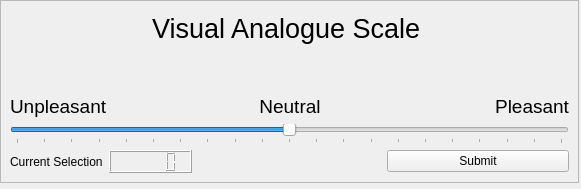
<?xml version="1.0" encoding="UTF-8"?>
<ui version="4.0">
 <class>Form</class>
 <widget class="QWidget" name="Form">
  <property name="geometry">
   <rect>
    <x>0</x>
    <y>0</y>
    <width>581</width>
    <height>189</height>
   </rect>
  </property>
  <property name="windowTitle">
   <string>Form</string>
  </property>
  <property name="windowIcon">
   <iconset>
    <normaloff>img2.png</normaloff>img2.png</iconset>
  </property>
  <widget class="QFrame" name="frame">
   <property name="geometry">
    <rect>
     <x>0</x>
     <y>0</y>
     <width>579</width>
     <height>183</height>
    </rect>
   </property>
   <property name="frameShape">
    <enum>QFrame::StyledPanel</enum>
   </property>
   <property name="frameShadow">
    <enum>QFrame::Raised</enum>
   </property>
   <layout class="QGridLayout" name="gridLayout_2">
    <item row="3" column="0">
     <layout class="QHBoxLayout" name="horizontalLayout">
      <item>
       <widget class="QLabel" name="label_5">
        <property name="text">
         <string>Current Selection</string>
        </property>
       </widget>
      </item>
      <item>
       <widget class="QLCDNumber" name="lcdNumber"/>
      </item>
     </layout>
    </item>
    <item row="2" column="0" colspan="3">
     <layout class="QGridLayout" name="gridLayout">
      <item row="0" column="1">
       <widget class="QLabel" name="label">
        <property name="font">
         <font>
          <pointsize>20</pointsize>
         </font>
        </property>
        <property name="text">
         <string>Visual Analogue Scale </string>
        </property>
       </widget>
      </item>
      <item row="3" column="0" colspan="3">
       <widget class="QSlider" name="horizontalSlider">
        <property name="minimum">
         <number>-10</number>
        </property>
        <property name="maximum">
         <number>10</number>
        </property>
        <property name="orientation">
         <enum>Qt::Horizontal</enum>
        </property>
        <property name="tickPosition">
         <enum>QSlider::TicksBelow</enum>
        </property>
        <property name="tickInterval">
         <number>1</number>
        </property>
       </widget>
      </item>
      <item row="2" column="1">
       <widget class="QLabel" name="label_4">
        <property name="sizePolicy">
         <sizepolicy hsizetype="Preferred" vsizetype="Fixed">
          <horstretch>0</horstretch>
          <verstretch>0</verstretch>
         </sizepolicy>
        </property>
        <property name="font">
         <font>
          <pointsize>14</pointsize>
         </font>
        </property>
        <property name="text">
         <string>Neutral</string>
        </property>
        <property name="alignment">
         <set>Qt::AlignHCenter|Qt::AlignTop</set>
        </property>
       </widget>
      </item>
      <item row="2" column="2">
       <widget class="QLabel" name="label_3">
        <property name="font">
         <font>
          <pointsize>14</pointsize>
         </font>
        </property>
        <property name="text">
         <string>Pleasant</string>
        </property>
        <property name="alignment">
         <set>Qt::AlignRight|Qt::AlignTop|Qt::AlignTrailing</set>
        </property>
       </widget>
      </item>
      <item row="2" column="0">
       <widget class="QLabel" name="label_2">
        <property name="font">
         <font>
          <pointsize>14</pointsize>
         </font>
        </property>
        <property name="text">
         <string>Unpleasant</string>
        </property>
        <property name="alignment">
         <set>Qt::AlignLeading|Qt::AlignLeft|Qt::AlignTop</set>
        </property>
       </widget>
      </item>
      <item row="1" column="1">
       <widget class="QLabel" name="label_6">
        <property name="text">
         <string/>
        </property>
       </widget>
      </item>
     </layout>
    </item>
    <item row="3" column="2">
     <widget class="QPushButton" name="pushButton">
      <property name="text">
       <string>Submit</string>
      </property>
     </widget>
    </item>
   </layout>
  </widget>
 </widget>
 <resources/>
 <connections/>
</ui>
